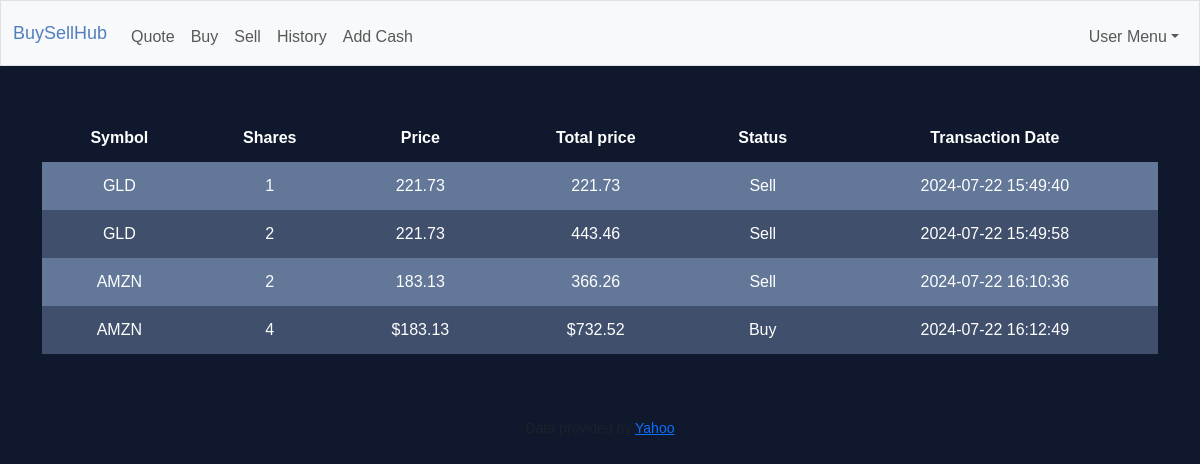
Screenshot of /history (signed in) with the database file from the repository.
### tables this page shows
CREATE TABLE history (transaction_id INTEGER PRIMARY KEY AUTOINCREMENT, symbol TEXT NOT NULL, shares NUMERIC NOT NULL, price TEXT NOT NULL, total_price TEXT NOT NULL, status TEXT NOT NULL, time TEXT NOT NULL, user_id INTEGER, FOREIGN KEY (user_id) REFERENCES users(id));

### routes.py (the view)
@login_required
def history():
    history_result = db.execute(
        "SELECT symbol, shares, price, total_price, status, time FROM history WHERE user_id=?", session["user_id"])
    if not history_result:
        return apology("There is no any transaction to display")
    return render_template("history.html", history_result=history_result)

### utility.py (called while the page is built)
def login_required(f):
    @wraps(f)
    def decorated_function(*args, **kwargs):
        if session.get("user_id") is None:
            return redirect("/login")
        return f(*args, **kwargs)
    return decorated_function

### templates/history.html (shortened to what this page needs)
{% extends "layout.html" %}
{% block main %}
    <table>
        <thead>
            <tr>
                <th>Symbol</th>
                <th>Shares</th>
                <th>Price</th>
                <th>Total price</th>
                <th>Status</th>
                <th>Transaction Date</th>
            </tr>
        </thead>
        <tbody>
            {% for result in history_result %}
            <tr>
                <td>{{result.symbol}}</td>
                <td>{{ result.shares }}</td>
                <td>{{ result.price }}</td>
                <td>{{ result.total_price }}</td>
                <td>{{ result.status }}</td>
                <td>{{ result.time }}</td>
            </tr>
            {% endfor %}
        </tbody>
    </table>
{% endblock %}

### static/styles.css (style rules this page uses)
body { background-color: #0F182C; color: white; font-family: Arial, sans-serif; margin: 0; }
table { background-color: transparent; margin-bottom: 1rem; width: 100%; }
table th, table td { padding: 0.75rem; vertical-align: middle; }
tbody { background-color: rgba(179, 208, 255, 0.3); }
tbody tr:nth-of-type(odd) { background-color: rgba(179, 208, 255, 0.3); }

### rows the page displays
history: symbol "GLD", shares "1", price "221.73", total_price "221.73", status "Sell", time "2024-07-22 15:49:40"
history: symbol "GLD", shares "2", price "221.73", total_price "443.46", status "Sell", time "2024-07-22 15:49:58"
history: symbol "AMZN", shares "2", price "183.13", total_price "366.26", status "Sell", time "2024-07-22 16:10:36"
history: symbol "AMZN", shares "4", price "$183.13", total_price "$732.52", status "Buy", time "2024-07-22 16:12:49"
